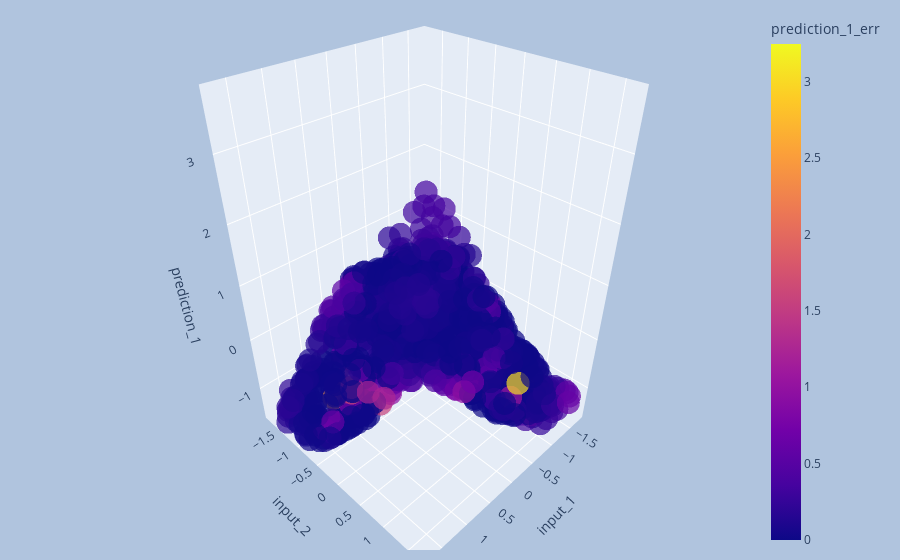
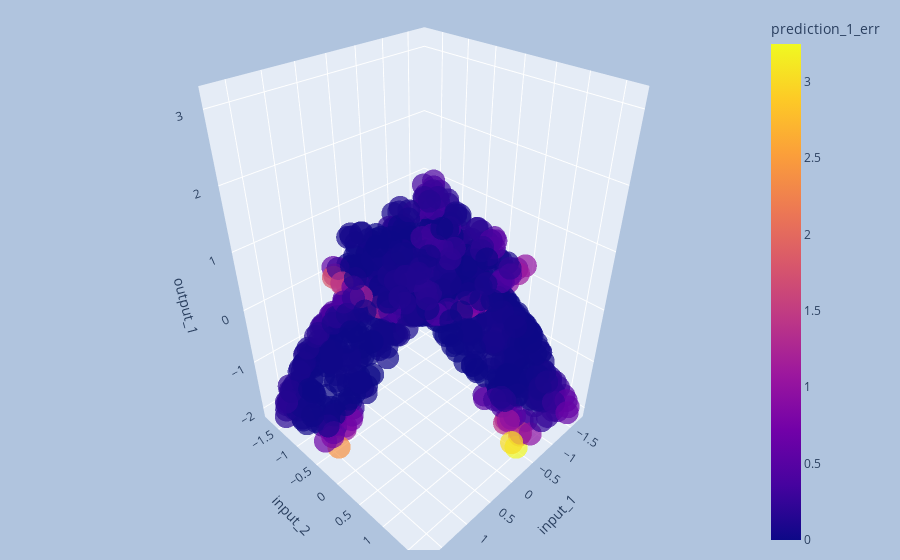

Notebook code cell kept with these figures, in order:
### Code cell
for i in range(1, TR_OUTPUT + 1):
    interactive_3d_plot(tr_df_normalized, 'input_1', 'input_2', 'prediction_' + str(i), 'prediction_' +str(i) + '_err').show()
    interactive_3d_plot(tr_df_normalized, 'input_1', 'input_2', 'output_' + str(i), 'prediction_' +str(i) + '_err').show()

### Figure 1 — Plotly figure (JSON) as saved in the notebook; plotly's stock layout.template omitted (floating-point values rounded to 4 significant figures; data arrays with more than 128 entries replaced by an {"elided": "..."} marker saying what was removed)
{"data": [{"hovertemplate": "input_1=%{x}<br>input_2=%{y}<br>prediction_1=%{z}<br>prediction_1_err=%{marker.color}<extra></extra>", "legendgroup": "", "marker": {"color": {"elided": "1000 float values"}, "coloraxis": "coloraxis", "opacity": 0.7, "symbol": "circle"}, "mode": "markers", "name": "", "scene": "scene", "showlegend": false, "type": "scatter3d", "x": {"elided": "1000 float values"}, "y": {"elided": "1000 float values"}, "z": {"elided": "1000 float values"}}], "layout": {"coloraxis": {"colorbar": {"title": {"text": "prediction_1_err"}}, "colorscale": [[0, "#0d0887"], [0.1111, "#46039f"], [0.2222, "#7201a8"], [0.3333, "#9c179e"], [0.4444, "#bd3786"], [0.5556, "#d8576b"], [0.6667, "#ed7953"], [0.7778, "#fb9f3a"], [0.8889, "#fdca26"], [1, "#f0f921"]]}, "legend": {"tracegroupgap": 0}, "margin": {"b": 10, "l": 100, "r": 100, "t": 10}, "paper_bgcolor": "LightSteelBlue", "scene": {"domain": {"x": [0, 1], "y": [0, 1]}, "xaxis": {"title": {"text": "input_1"}}, "yaxis": {"title": {"text": "input_2"}}, "zaxis": {"title": {"text": "prediction_1"}}}}}

### Figure 2 — Plotly figure (JSON) as saved in the notebook; plotly's stock layout.template omitted (floating-point values rounded to 4 significant figures; data arrays with more than 128 entries replaced by an {"elided": "..."} marker saying what was removed)
{"data": [{"hovertemplate": "input_1=%{x}<br>input_2=%{y}<br>output_1=%{z}<br>prediction_1_err=%{marker.color}<extra></extra>", "legendgroup": "", "marker": {"color": {"elided": "1000 float values"}, "coloraxis": "coloraxis", "opacity": 0.7, "symbol": "circle"}, "mode": "markers", "name": "", "scene": "scene", "showlegend": false, "type": "scatter3d", "x": {"elided": "1000 float values"}, "y": {"elided": "1000 float values"}, "z": {"elided": "1000 float values"}}], "layout": {"coloraxis": {"colorbar": {"title": {"text": "prediction_1_err"}}, "colorscale": [[0, "#0d0887"], [0.1111, "#46039f"], [0.2222, "#7201a8"], [0.3333, "#9c179e"], [0.4444, "#bd3786"], [0.5556, "#d8576b"], [0.6667, "#ed7953"], [0.7778, "#fb9f3a"], [0.8889, "#fdca26"], [1, "#f0f921"]]}, "legend": {"tracegroupgap": 0}, "margin": {"b": 10, "l": 100, "r": 100, "t": 10}, "paper_bgcolor": "LightSteelBlue", "scene": {"domain": {"x": [0, 1], "y": [0, 1]}, "xaxis": {"title": {"text": "input_1"}}, "yaxis": {"title": {"text": "input_2"}}, "zaxis": {"title": {"text": "output_1"}}}}}
